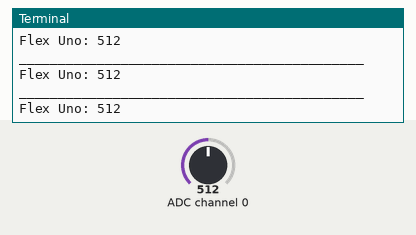
Simulated run of this program. Board: Raspberry Pi (BCM pin numbers). Parts: the last lines printed to the terminal. Inputs (shaded band) come from the test bench; at power-on: ADC channel 0 = 512 (analog values on the 0–1023 scale).

Above: at 1.2 s.
1.3 s: ADC channel 0 set to 716
At 1.69 s:
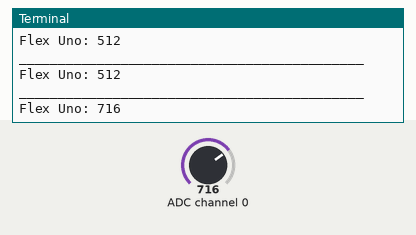
2.8 s: ADC channel 0 set to 900
At 2.94 s:
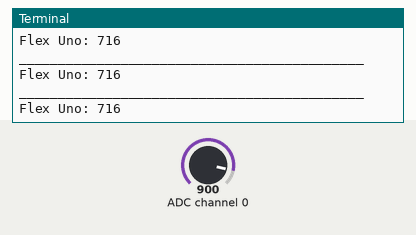
Timing chart, 0 to 5.8 s (numbered marks = the images above; inputs shaded):
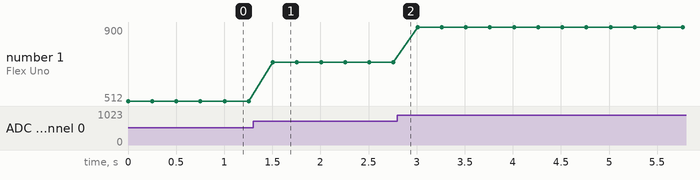

The program:

sensorFlex.py
```python
#!/user/bin/python
import spidev
import time
import os

#Abrimos el bus SPI
spi = spidev.SpiDev()#declaramos el objeto
spi.open(0,0)#SPIO
spi.max_speed_hz= 1000000#declaramos la velocidad de trasnmision 1Mhz

#Funcion para leer los datos por el protocolo SPI del chip MCP3008
#El integrado tiene 8 canales para el ingreso de la señal. Pero para fines del programa
# el valor del canal de ser un entero 0-7

def leerCanal(canal):#recuerda que hablamos del canal del integrado
    adc = spi.xfer2([1, (8+canal)<<4,0])
    data = ((adc[1]&3) << 8) + adc[2]
    return data

#Definimos el valor del canal de los sensores
flex1 = 0


#Definimos el tiempo de retardo entre lectura de los datos
delay = 0.25


while True:
    #leemos el valor del ejex
    flex_uno = leerCanal(flex1)
    #imprimimos los resultados
    print('____________________________________________')
    print('Flex Uno: {}'.format( flex_uno))
    #tiempo de espera para poder repetir el loop
    time.sleep(delay)
```

Measured:
- after the input at 1.3 s, the terminal: prints a new line after 0.21 s (image 1)
- plotted number 1: 512 → 716 after the input at 1.3 s, 716 → 900 after the input at 2.8 s
